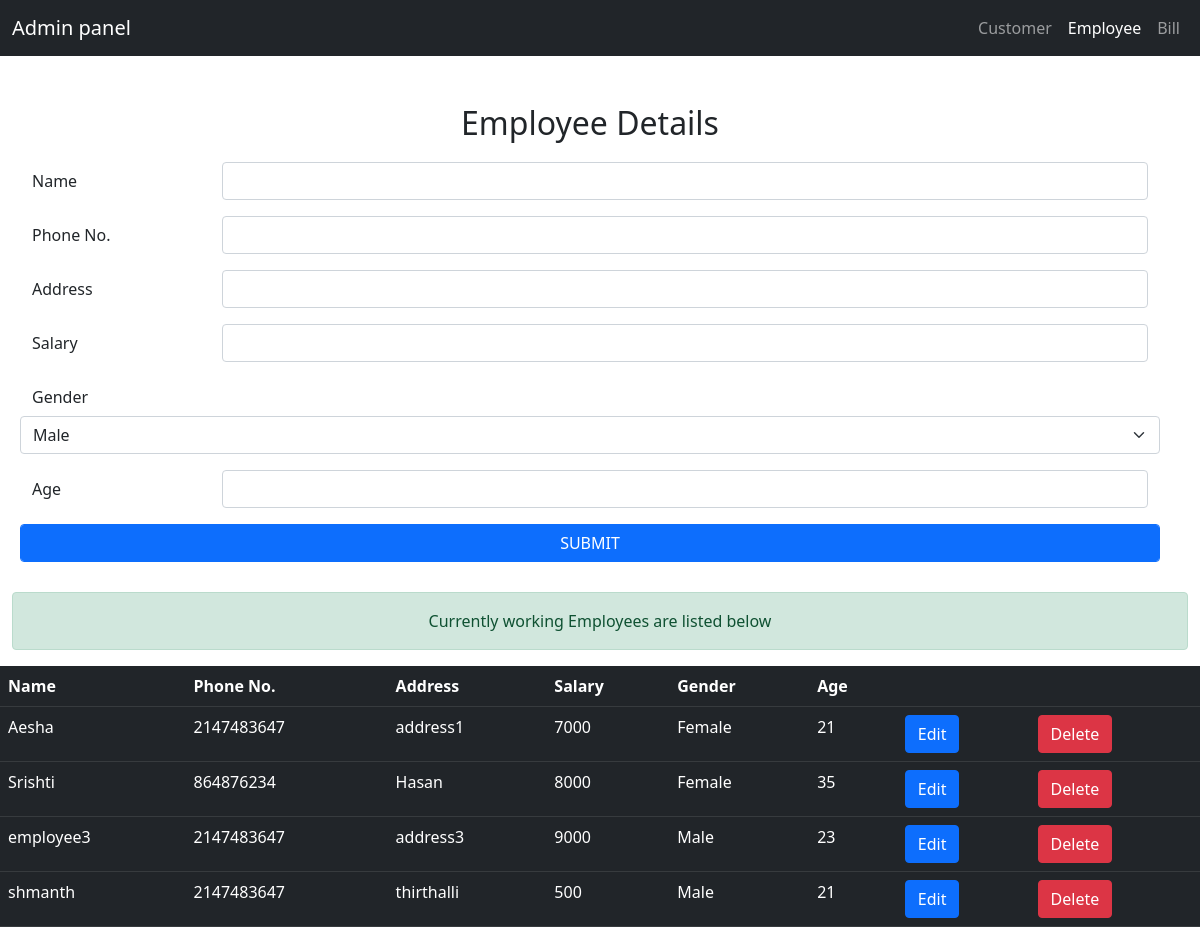
Page /employee.php on the committed database.
### tables this page shows
CREATE TABLE `employee` (
  `eid` int(11) NOT NULL,
  `name` varchar(200) NOT NULL,
  `phone` int(11) NOT NULL,
  `address` varchar(200) NOT NULL,
  `salary` int(11) NOT NULL,
  `gender` varchar(20) NOT NULL,
  `age` int(11) NOT NULL
);

### employee.php (the view, shortened to what this page needs)
<!DOCTYPE html>
<html lang="en">
<head>
    <link
      href="https://cdn.jsdelivr.net/npm/bootstrap@5.1.3/dist/css/bootstrap.min.css"
      rel="stylesheet"
    />
</head>
<body>
    <nav class="navbar navbar-expand-lg navbar-dark bg-dark mb-5">
        <div class="container-fluid">
          <a class="navbar-brand" href="dashboard.php">Admin panel</a>
            <ul class="navbar-nav  mb-2 mb-lg-0">
              <li class="nav-item">
                <a class="nav-link" href="customer.php">Customer</a>
              </li>
              <li class="nav-item">
                <a class="nav-link active" href="#">Employee</a>
              </li>
              <li class="nav-item">
                <a class="nav-link" href="bill.php">Bill</a>
              </li>
            </ul>
        </div>
      </nav>
      <div class="container" style="margin:20px;">
        <form method="post" action="">
          <h2 style="text-align: center;margin:20px;">Employee Details</h2>
          <div class="row mb-3">
            <label for="inputEmail3" class="col-sm-2 col-form-label">Name</label>
            <div class="col-sm-10">
              <input name="name" type="text" class="form-control" id="inputEmail3" />
            </div>
          </div>
          <div class="row mb-3">
            <label for="inputEmail3" class="col-sm-2 col-form-label">Phone No.</label>
            <div class="col-sm-10">
              <input name="phone" type="text" class="form-control" id="inputEmail3" />
            </div>
          </div>
          <div class="row mb-3">
            <label for="inputEmail3" class="col-sm-2 col-form-label">Address</label>
            <div class="col-sm-10">
              <input  name="address" type="text" class="form-control" id="inputEmail3" />
            </div>
          </div>
          <div class="row mb-3">
            <label for="inputEmail3" class="col-sm-2 col-form-label">Salary</label>
            <div class="col-sm-10">
              <input name="salary" type="text" class="form-control" id="inputEmail3" />
            </div>
          </div>
          <div class="row mb-3">
            <label for="inputEmail3" class="col-sm-2 col-form-label">Gender</label>
            <select name="gender" class="form-select" aria-label="Default select example">
                <option selected>Male</option>
              </select>
          </div>
          <div class="row mb-3">
            <label for="inputEmail3" class="col-sm-2 col-form-label">Age</label>
            <div class="col-sm-10">
              <input name="age" type="number" class="form-control" id="inputEmail3" />
            </div>
          </div>
          <div class="row">
              <input name="submit" type="submit" value="SUBMIT" class="form-control btn btn-primary" id="inputPassword3" />
            </div>
        </form>
      </div>
      <div class="container-fluid" style="margin-top: 30px;">
        <div class="alert alert-success ml-4"  style="text-align: center;">
            <label>Currently working Employees are listed below </label>
        </div>
      </div>
<?php
$link=new mysqli('localhost','root','','laundry');
?>
<?php
echo "<table class='table table-dark'>
<tr>
<th scope='col'>Name</th>
<th scope='col'>Phone No.</th>
<th scope='col'>Address</th>
<th scope='col'>Salary</th>
<th scope='col'>Gender </th>
<th scope='col'>Age</th>
<th scope='col'></th>
<th scope='col'></th>
</tr>";
$emp=mysqli_query($link,"SELECT * from employee");
while($row=mysqli_fetch_array($emp)){
  echo "<tr>";
  echo "<td>"; echo $row['name'];echo "</td>";
  echo "<td>"; echo $row['phone'];echo "</td>";
  echo "<td>"; echo $row['address'];echo "</td>";
  echo "<td>"; echo $row['salary'];echo "</td>";
  echo "<td>"; echo $row['gender'];echo "</td>";
  echo "<td>"; echo $row['age'];echo "</td>";
  echo "<td>"; ?><a href="emp_edit.php?id=<?php echo $row["eid"]; ?>"> <button type="text/javascript" class='btn btn-primary'>Edit</button><?php echo "</td>" ;
  echo "<td>"; ?><a href="emp_delete.php?id=<?php echo $row["eid"]; ?>"> <button type="text/javascript" class='btn btn-danger'>Delete</button><?php echo "</td>" ;
  echo "</tr>";
}
?>
</body>
</html>

### rows in the picture
employee: name "Aesha", phone "2147483647", address "address1", salary "7000", gender "Female", age "21"
employee: name "Srishti", phone "864876234", address "Hasan", salary "8000", gender "Female", age "35"
employee: name "employee3", phone "2147483647", address "address3", salary "9000", gender "Male", age "23"
employee: name "shmanth", phone "2147483647", address "thirthalli", salary "500", gender "Male", age "21"
